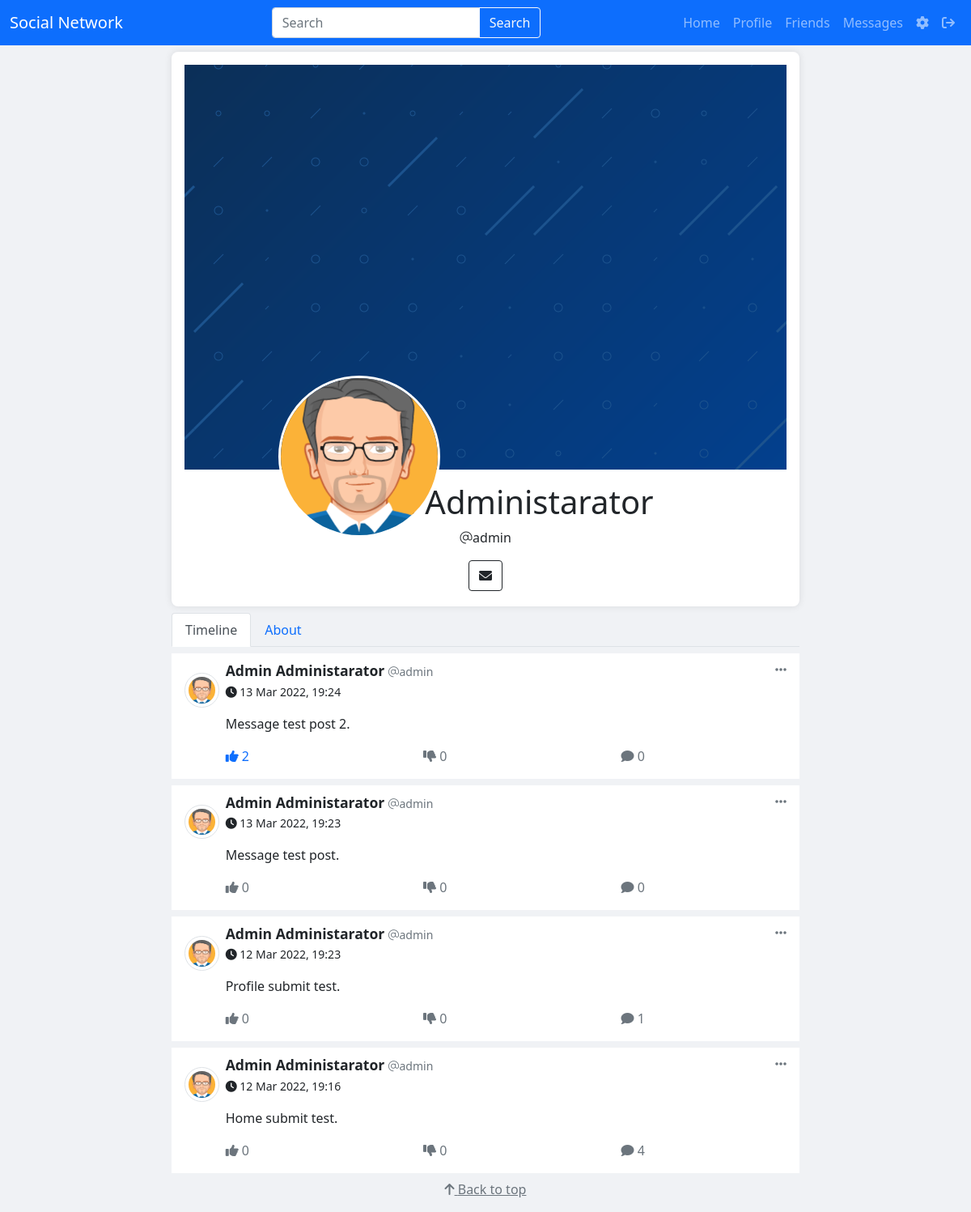
The page /profile/admin (signed in) on the database its author committed.
### home/models.py (models this page shows, shortened)
class Profile(models.Model):
    user = models.OneToOneField(settings.AUTH_USER_MODEL, on_delete=models.CASCADE)
    profile_pic = models.ImageField(upload_to=get_pp_path, blank=True)
    cover_pic = models.ImageField(upload_to=get_cp_path, blank=True)
    GENDER_CHOICES = [('Male', 'Male'), ('Female', 'Female')]
    gender = models.CharField(choices=GENDER_CHOICES, default='Male', max_length=10)
    birth_date = models.DateField(null=True, blank=True)
    family = models.CharField(max_length=100, blank=True)
    current_city = models.CharField(max_length=30, blank=True)
    hometown = models.CharField(max_length=30, blank=True)
    phone_number = models.CharField(max_length=30, blank=True)
    website = models.URLField(max_length=200, blank=True)
    address = models.CharField(max_length=200, blank=True)
    country = models.CharField(max_length=30, blank=True)
    bio = models.TextField(blank=True, max_length=500)
    university = models.CharField(max_length=30, blank=True)
    major = models.CharField(max_length=30, blank=True)
    gpa = models.FloatField(blank=True, null=True)
    company = models.CharField(max_length=30, blank=True)
    position = models.CharField(max_length=30, blank=True)
    duration_start = models.DateField(null=True, blank=True)
    duration_end = models.DateField(null=True, blank=True)
    duration_current = models.BooleanField(default=False)
    friends = models.ManyToManyField('Profile', blank=True, symmetrical=True)
    def get_full_name(self):
        return User.objects.get(pk=self.user.pk).get_full_name()
    def get_friends_request_count(self):
        return FriendRequests.objects.filter(receiver_user=self.user).count()
    def get_public_post_count(self):
        return Post.objects.filter(user=self.user, visibility__iexact='public').count()

class Post(models.Model):
    user = models.ForeignKey(User, on_delete=models.CASCADE)
    slug = models.SlugField(max_length=200, unique=True)
    post_id = models.UUIDField(default=uuid.uuid4, editable=False, unique=True)
    content = models.TextField()
    attachment = models.FileField(upload_to=get_post_path, blank=True)
    created_at = models.DateTimeField(auto_now_add=True)
    updated_at = models.DateTimeField(auto_now=True)
    likes = models.ManyToManyField(User, related_name='likes', blank=True)
    dislikes = models.ManyToManyField(User, related_name='dislikes', blank=True)
    VIEWS_CHOICES = [('public', 'Public'), ('friends', 'Friends')]
    visibility = models.CharField(max_length=10, default='public', choices=VIEWS_CHOICES)
    def get_comment_count(self):
        return self.comment_set.count()
    def get_like_count(self):
        return self.likes.count()
    def get_dislike_count(self):
        return self.dislikes.count()

### home/views.py (the view, shortened to what this page needs)
# urls.py: path('profile/', views.ProfileView.as_view(), name='profile'),
class ProfileView(View):
    @staticmethod
    def get(request, user_name=None):
        if request.user.is_authenticated:
            if user_name is None:
                return redirect('userprofile', request.user.username)
            nav_active = 'profile'
            search_form = SearchForm()
            cover_form = ProfileCoverChangeForm()
            photo_form = ProfilePhotoChangeForm()
            post_form = PostForm()
            user = get_object_or_404(request.user.__class__, username=user_name)
            if user != request.user:
                nav_active = ''
            posts = user.post_set.all().order_by('-created_at')
            return render(request, 'profile/profile.html',
                          {'active': nav_active, 'search_form': search_form, 'user': user, 'cover_form': cover_form,
                           'photo_form': photo_form, 'post_form': post_form, 'posts': posts})
        else:
            return HttpResponseRedirect('/login/?next=/profile/')

### home/templates/profile/profile.html (shortened to what this page needs)
{% extends 'base.html' %}
{% load static %}
{% load post_functions %}
{% block content %}
    <div class="profile-panel">
        <div class="container-fluid position-relative profile-cover">
            <div class="position-relative">
                <div class="profile-cover-bg" style="background-image: url('{{ user.profile.cover_pic.url }}')"></div>
            </div>
            <div class="profile-picture">
                <img src="{{ user.profile.profile_pic.url }}" alt="profile">
            </div>
        </div>
        <div class="profile-info">
            <div class="profile-info-name">
                <h1>{{ user.profile.get_full_name }}</h1>
                <p><i class="fa-light fa-at"></i>{{ user.username }}</p>
            </div>
            {% if user.username != request.user.username %}
                <div class="profile-info-buttons">
                    {% is_friend request.user.profile user as isfrnd %}
                    <button name="new_message" onclick="new_message('{{ user.username }}')" class="btn btn-outline-dark" data-toggle="tooltip" title="Send Message">
                        <i class="fas fa-envelope"></i>
                    </button>
                </div>
            {% endif %}
        </div>
    </div>
    <nav class="mt-2">
        <div class="nav nav-tabs " id="nav-tab" role="tablist">
            <button class="nav-link active" id="nav-timeline-tab" data-bs-toggle="tab"
                    data-bs-target="#nav-timeline" type="button" role="tab" aria-controls="nav-timeline"
                    aria-selected="true">Timeline
            </button>
            <button class="nav-link" id="nav-about-tab" data-bs-toggle="tab" data-bs-target="#nav-about"
                    type="button" role="tab" aria-controls="nav-about" aria-selected="false">About
            </button>
        </div>
    </nav>
    <div class="tab-content" id="nav-tabContent">
        <div class="tab-pane fade show active" id="nav-timeline" role="tabpanel"
             aria-labelledby="nav-timeline-tab">
            {% for post in posts %}
                {% is_friend request.user.profile user as isfrnd %}
                {% if post.visibility == 'public' or isfrnd or request.user.profile == user %}
                    <div class="panel-bg user-feed-panel">
                        <div class="row">
                            <div class="col-1">
                                <a href="#" data-toggle="tooltip" title="{{ user.profile.get_full_name }}">
                                    <img src="{{ user.profile.profile_pic.url }}"
                                         class="img-fluid rounded-circle img-thumbnail post-profile-photo"
                                         alt="Profile Photo">
                                </a>
                            </div>
                            <div class="col-11">
                                <div class="pb-3">
                                    <a href="#" class="text-dark username">{{ user.profile.get_full_name }}</a>
                                    <div class="dropdown d-inline pull-right">
                                        <a class="text-muted" href="#" role="button" id="dropdownMenuLink1"
                                           data-bs-toggle="dropdown" aria-expanded="false">
                                            <i class="fa-solid fa-ellipsis-h" data-toggle="tooltip"
                                               title="More"></i>
                                        </a>
                                    </div>
                                    <small>
                                        <a href="#" class="text-muted" style="text-decoration: none;">
                                            <i class="fa-light fa-at"></i>{{ user.username }}
                                        </a>
                                    </small>
                                    <br>
                                    <small class="text-muted post-time">
                                        <a href="{% url 'post_detail' post.pk %}" class="text-dark"
                                           style="text-decoration: none;">
                                            <i class="fa-solid fa-clock"></i> {{ post.created_at|date:"d M Y, H:i" }}
                                        </a>
                                    </small>
                                </div>
                                <p class="pe-4">
                                    {{ post.content }}
                                </p>
                                <div class="row post-actions">
                                    <div class="col-4">
                                        {% is_liked post request.user as lkd %}
                                        <a id="post_like_a{{ post.id }}" href="javascript:post_like_dislike({{ post.id }},'like')" class="{% if lkd %}text-primary{% else %}text-muted{% endif %}"
                                           data-toggle="tooltip" title="Like">
                                            <i class="fa-solid fa-thumbs-up"></i>
                                            <span id="like_count{{ post.id }}">
                                                {{ post.get_like_count }}
                                            </span>
                                        </a>
                                    </div>
                                    <div class="col-4">
                                        {% is_disliked post request.user as dlkd %}
                                        <a id="post_dislike_a{{ post.id }}" href="javascript:post_like_dislike({{ post.id }},'dislike')" class="{% if dlkd %}text-primary{% else %}text-muted{% endif %}"
                                           data-toggle="tooltip" title="Dislike">
                                            <i class="fa-solid fa-thumbs-down"></i>
                                            <span id="dislike_count{{ post.id }}">
                                                {{ post.get_dislike_count }}
                                            </span>
                                        </a>
                                    </div>
                                    <div class="col-4">
                                        <a href="{% url 'post_detail' post.pk %}#comment" class="text-muted"
                                           data-toggle="tooltip" title="Comment">
                                            <i class="fa-solid fa-comment"></i>
                                            <span>
                                                {{ post.get_comment_count }}
                                            </span>
                                        </a>
                                    </div>
                                </div>
                            </div>
                        </div>
                    </div>
                {% endif %}
            {% endfor %}
        </div>
    </div>
{% endblock %}

### home/templates/base.html (shortened to what this page needs)
{% load static %}
<!DOCTYPE html>
<html lang="en">
<head>
    <link rel="stylesheet" href="{% static "css/style.css" %}">
    <link rel="stylesheet" href="{% static "css/bootstrap.min.css" %}">
    <link rel="stylesheet" href="{% static "css/fontawesome/all.min.css" %}">
</head>
<body class="index-body">
<nav class="navbar navbar-expand-lg navbar-dark bg-primary fixed-top">
    <div class="container-fluid">
        <a class="navbar-brand" href="{% url 'index' %}">Social Network</a>
        <div class="collapse navbar-collapse" id="navbarSupportedContent">
            <div class="d-flex ms-auto">
                <form class="input-group" action="{% url 'search' %}">
                    {{ search_form.q }}
                    <button class="btn btn-outline-light my-2 my-sm-0" type="submit">Search</button>
                </form>
            </div>
            <ul class="navbar-nav ms-auto mb-2 mb-lg-0">
                <li class="nav-item">
                    <a {% if active == "home" %}class="nav-link active" aria-current="page"
                       {% else %}class="nav-link"{% endif %} href="{% url 'index' %}">Home</a>
                </li>
                <li class="nav-item">
                    <a {% if active == "profile" %}class="nav-link active" aria-current="page"
                       {% else %}class="nav-link"{% endif %} href="{% url 'profile' %}">Profile</a>
                </li>
                <li class="nav-item">
                    <a {% if active == "friends" %}class="nav-link active" aria-current="page"
                       {% else %}class="nav-link"{% endif %} href="{% url 'friends' %}">Friends
                    </a>
                </li>
                <li class="nav-item">
                    <a {% if active == "messages" %}class="nav-link active" aria-current="page"
                       {% else %}class="nav-link"{% endif %} href="{% url 'messages' %}">Messages</a>
                </li>
                <li class="nav-item">
                    <a class="nav-link" href="#" data-toggle="tooltip" title="Settings" data-placement="bottom">
                        <i class="fa-solid fa-gear"></i>
                    </a>
                </li>
                <li class="nav-item">
                    <a class="nav-link" href="{% url 'logout' %}" data-toggle="tooltip" title="Logout" data-placement="bottom">
                        <i class="fa-solid fa-arrow-right-from-bracket"></i>
                    </a>
                </li>
            </ul>
        </div>
    </div>
</nav>
<div class="container-fluid">
    <div class="row">
        <div class="col-2 home-col"></div>
        <div class="col-8 home-col">
            {% block content %}
            {% endblock %}
        </div>
        <div class="col-2 home-col"></div>
    </div>
    <div class="container">
        <div class="row">
            <div class="col-12">
                <p class="text-center">
                    <a href="#" class="text-muted">
                        <i class="fa-solid fa-arrow-up"></i> Back to top
                    </a>
                </p>
            </div>
        </div>
    </div>
</div>
</body>
</html>

### rows shown on the page
Post: profile.profile_pic (picture), created_at "13 Mar 2022, 19:24", content "Message test post 2.", get_like_count "2", get_dislike_count "0", get_comment_count "0"
Post: profile.profile_pic (picture), created_at "13 Mar 2022, 19:23", content "Message test post.", get_like_count "0", get_dislike_count "0", get_comment_count "0"
Post: profile.profile_pic (picture), created_at "12 Mar 2022, 19:23", content "Profile submit test.", get_like_count "0", get_dislike_count "0", get_comment_count "1"
Post: profile.profile_pic (picture), created_at "12 Mar 2022, 19:16", content "Home submit test.", get_like_count "0", get_dislike_count "0", get_comment_count "4"

### other values the page prints
{{ user.profile.get_full_name }} "Admin Administarator"
{{ user.username }} "admin"
